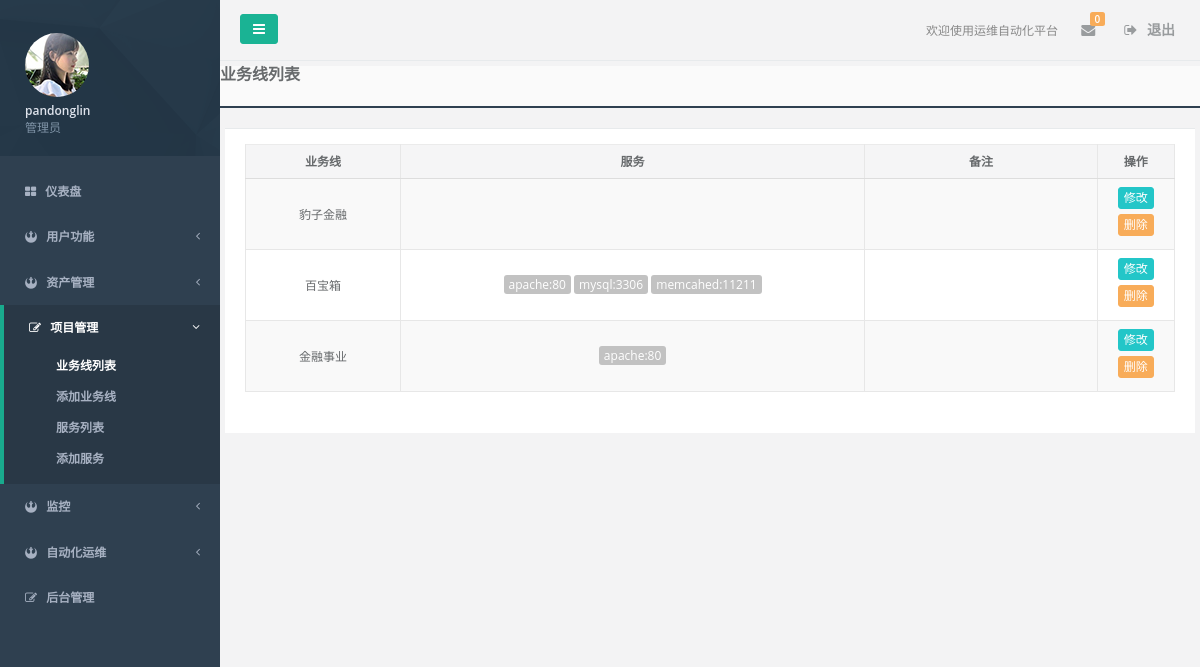
Page /common/business_list/ (signed in) on the earlier database version.
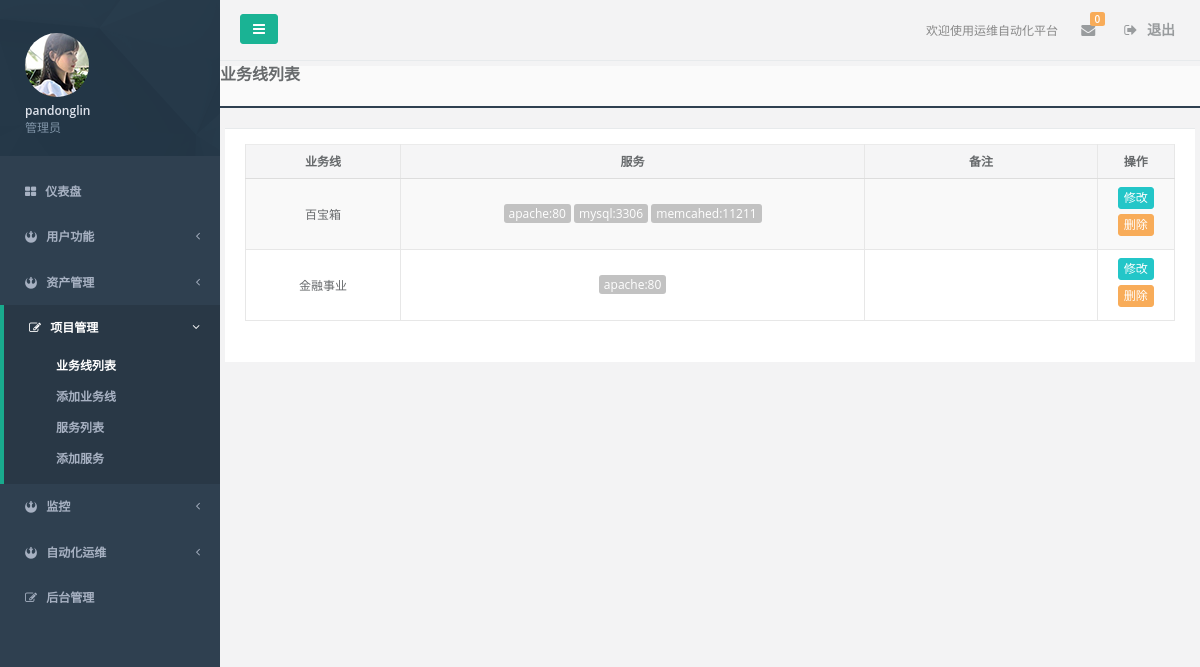
Same page on the later database version.
### assets/models.py (models this page shows, shortened)
class BusinessUnit(models.Model):
    service = models.ManyToManyField('Service')
    name = models.CharField(max_length=64, unique=True, verbose_name='业务线')
    memo = models.TextField(blank=True, null=True, verbose_name='备注')
    class Meta:
        verbose_name = '业务线'
        verbose_name_plural = verbose_name

class Service(models.Model):
    host = models.ManyToManyField('Host')
    name = models.CharField(max_length=64, verbose_name='服务名')
    port = models.IntegerField(blank=True, null=True, verbose_name="端口")
    memo = models.TextField(blank=True, null=True, verbose_name='备注')
    class Meta:
        verbose_name = '服务'
        verbose_name_plural = verbose_name
        unique_together = ("name", "port")

### common/views.py (the view)
@login_required
def business_list(request):
    business_obj = models.BusinessUnit.objects.all()
    paginator = Paginator(business_obj, 10)
    page = request.GET.get('page')
    try:
        page_obj = paginator.page(page)
    except (InvalidPage, PageNotAnInteger):
        page_obj = paginator.page(1)
    except EmptyPage:
        page_obj = paginator.page(paginator.num_pages)
    return render(request, "common/business_list.html", locals())

### templates/common/business_list.html (shortened to what this page needs)
{% extends 'base.html' %}
{% block content %}
<div class="content-tabs">
    <h3><strong>业务线列表</strong></h3>
</div>
<div class="wrapper wrapper-content animated fadeInRight">
    <div class="row">
        <div class="ibox float-e-margins">
            <div class="ibox-content">
                <form id="asset_form">
                    <div id="replace">
                        <table id="host_info" class="table table-striped table-bordered table-hover">
                            <thead>
                                <tr>
                                    <th class="text-center col-sm-2"> 业务线 </th>
                                    <th class="text-center"> 服务 </th>
                                    <th class="text-center col-sm-3"> 备注 </th>
                                    <th class="text-center col-sm-1"> 操作 </th>
                                </tr>
                            </thead>
                            <tbody>
                                {% for item in page_obj %}
                                    <tr class="gradeX" id="{{ item.id }}">
                                        <td class="text-center"> {{ item.name }} </td>
                                        <td class="text-center">
                                            {% for i in item.service.all %}
                                                <span class="btn-xs btn-default">{{ i.name }}:{{ i.port }}</span>
                                            {% endfor %}
                                        </td>
                                        <td class="text-center"> {{ item.memo }} </td>
                                        <td class="text-center">
                                            <button type="button" class="btn btn-xs btn-info" data-toggle="modal" onclick="ChangeBus(this);">修改</button>
                                            <button type="button" class="btn btn-xs btn-warning" onclick="DelBus(this);">删除</button>
                                        </td>
                                    </tr>
                                {% endfor %}
                                </tbody>
                        </table>
                        <div class="row">
                            <div class="col-sm-2 col-sm-offset-6">
                            </div>
                        </div>
                    </div>
                </form>
            </div>
        </div>
    </div>
</div>
{% endblock %}

Differences in the rows shown:
removed BusinessUnit: name "豹子金融"
